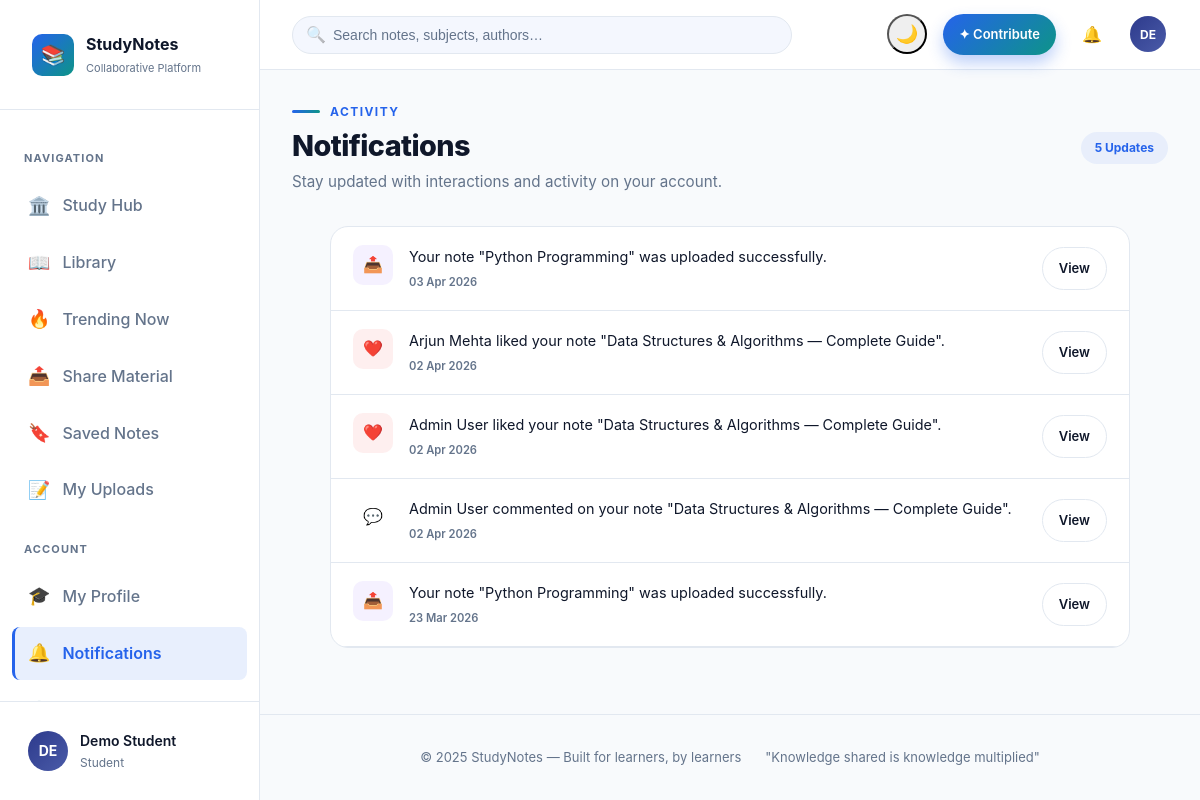
The app's page /notifications (signed in), older data.
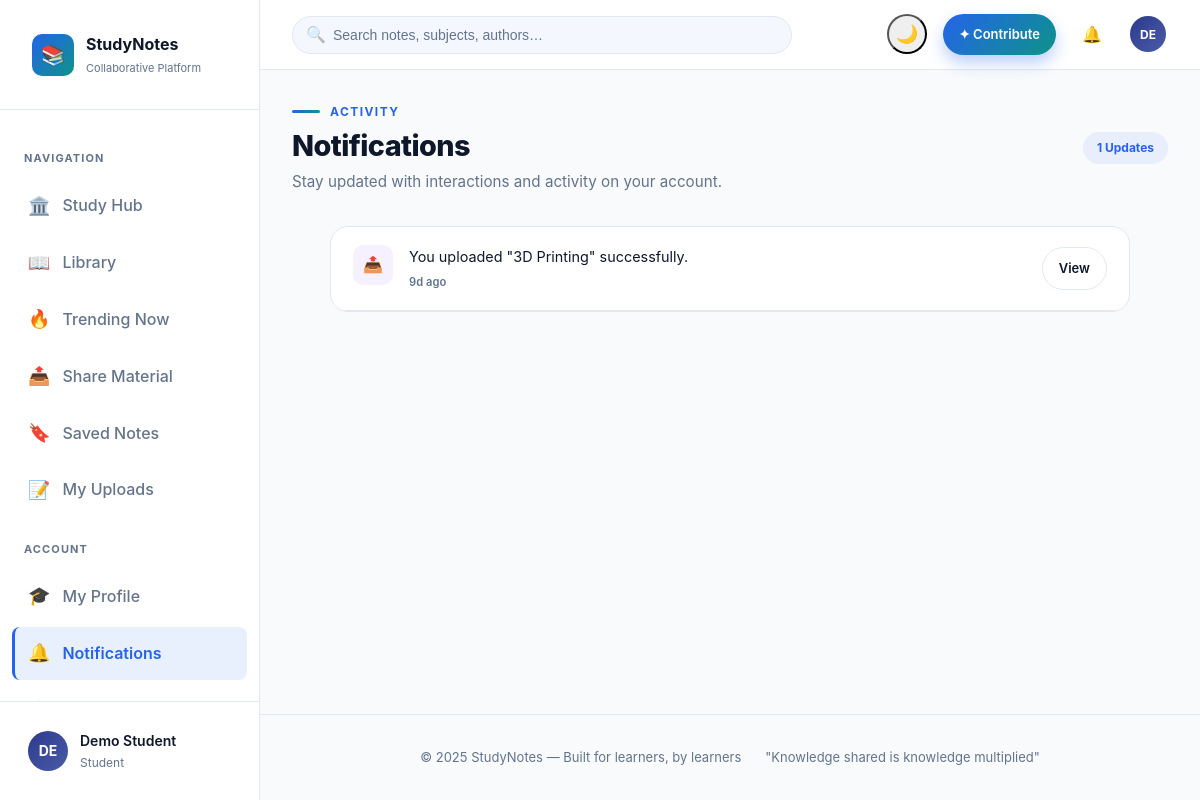
The same page, newer data.
### tables this page shows
CREATE TABLE notifications (
    id          INTEGER PRIMARY KEY AUTOINCREMENT,
    user_id     INTEGER NOT NULL REFERENCES users(id) ON DELETE CASCADE,
    type        TEXT    NOT NULL DEFAULT 'info',  -- like|comment|upload|info
    message     TEXT    NOT NULL,
    link        TEXT    DEFAULT '',
    read        INTEGER DEFAULT 0,
    created_at  TEXT    NOT NULL DEFAULT (strftime('%Y-%m-%dT%H:%M:%S','now'))
);

### app.py (the view)
@app.route('/notifications')
@login_required
def notifications():
    uid = session['user_id']
    notifs = query("SELECT * FROM notifications WHERE user_id=? ORDER BY created_at DESC LIMIT 50", (uid,))
    execute("UPDATE notifications SET read=1 WHERE user_id=?", (uid,))
    return render_template('notifications.html', notifications=notifs)

### app.py (called while the page is built)
def get_db():
    if 'db' not in g:
        g.db = sqlite3.connect(DATABASE)
        g.db.row_factory = sqlite3.Row   # dict-style rows
        g.db.execute("PRAGMA foreign_keys = ON")
        g.db.execute("PRAGMA journal_mode = WAL")
    return g.db

def query(sql, args=(), one=False):
    cur = get_db().execute(sql, args)
    rows = cur.fetchall()
    return (rows[0] if rows else None) if one else rows

def execute(sql, args=()):
    db = get_db()
    cur = db.execute(sql, args)
    db.commit()
    return cur.lastrowid

def login_required(f):
    @wraps(f)
    def decorated(*args, **kwargs):
        if 'user_id' not in session:
            flash('Please sign in to continue.', 'warning')
            return redirect(url_for('login', next=request.path))
        return f(*args, **kwargs)
    return decorated

### templates/notifications.html (shortened to what this page needs)
{% extends "base.html" %}
{% block content %}
<div
  style="display: flex; align-items: center; justify-content: space-between; flex-wrap: wrap; gap: 20px; margin-bottom: 32px;">
  <div>
    <div style="display: flex; align-items: center; gap: 10px; margin-bottom: 8px;">
      <span
        style="width: 28px; height: 3px; background: linear-gradient(90deg, var(--clr-primary), var(--clr-secondary)); border-radius: 2px;"></span>
      <span
        style="font-size: 0.75rem; font-weight: 700; text-transform: uppercase; letter-spacing: 0.12em; color: var(--clr-primary);">
        Activity
      </span>
    </div>
    <h1 style="color: var(--clr-text); font-weight: 800; font-size: 1.8rem; margin-bottom: 6px;">
      Notifications
    </h1>
    <p style="color: var(--clr-text-soft); font-size: 0.95rem;">
      Stay updated with interactions and activity on your account.
    </p>
  </div>
  {% if notifications %}
  <div style="padding: 6px 14px; border-radius: 20px; background: rgba(37,99,235,0.08);
              color: var(--clr-primary); font-size: 0.75rem; font-weight: 700;">
    {{ notifications|length }} Updates
  </div>
  {% endif %}
</div>
<div class="card" style="max-width: 800px; margin: 0 auto; padding: 0; border-radius: 18px; overflow: hidden;">
  {% set type_config = {
  'like': ('❤️', '#ef4444'),
  'comment': ('💬', 'var(--clr-primary)'),
  'upload': ('📤', '#8b5cf6'),
  'info': ('ℹ️', 'var(--clr-text-soft)')
  } %}
  {% for n in notifications %}
  {% set ico, color = type_config.get(n.type, ('🔔','var(--clr-primary)')) %}
  <div style="display: flex; gap: 16px; padding: 18px 22px;
              border-bottom: 1px solid var(--clr-border);
              transition: all 0.2s ease;
              {% if not n.read %}background: rgba(37,99,235,0.04);{% endif %}"
    onmouseover="this.style.background='rgba(37,99,235,0.06)'"
    onmouseout="this.style.background='{{ 'rgba(37,99,235,0.04)' if not n.read else 'transparent' }}'">
    <div style="width: 40px; height: 40px; border-radius: 10px;
                display: flex; align-items: center; justify-content: center;
                font-size: 16px; flex-shrink: 0;
                background: {{ color }}15; color: {{ color }};">
      {{ ico }}
    </div>
    <div style="flex: 1;">
      <div style="font-size: 0.9rem; color: var(--clr-text); margin-bottom: 6px;">
        {{ n.message }}
      </div>
      <div style="display: flex; align-items: center; gap: 12px; flex-wrap: wrap;">
        <span style="font-size: 0.7rem; color: var(--clr-text-soft); font-weight: 600;">
          {{ n.created_at|timeago if n.created_at else 'Just now' }}
        </span>
      </div>
    </div>
    {% if n.link %}
    <a href="{{ n.link }}" class="btn btn-s btn-sm" style="align-self: center;">
      View
    </a>
    {% endif %}
  </div>
  {% endfor %}
</div>
{% endblock %}

Row changes from the older to the newer data that the page shows:
removed notifications: ico "📤", message "Your note \"Python Programming\" was uploaded successfully.", created_at "03 Apr 2026"
removed notifications: ico "❤️", message "Arjun Mehta liked your note \"Data Structures & Algorithms — Complete Guide\".", created_at "02 Apr 2026"
no longer on this page (row edited): notifications: ico "❤️", message "Admin User liked your note \"Data Structures & Algorithms — Complete Guide\".", created_at "02 Apr 2026"
no longer on this page (row edited): notifications: ico "💬", message "Admin User commented on your note \"Data Structures & Algorithms — Complete Guide\".", created_at "02 Apr 2026"
removed notifications: ico "📤", message "Your note \"Python Programming\" was uploaded successfully.", created_at "23 Mar 2026"
now on this page (row edited): notifications: ico "📤", message "You uploaded \"3D Printing\" successfully.", created_at "9d ago"
Text that changed along with them:
{{ notifications|length }}: "5" → "1"
